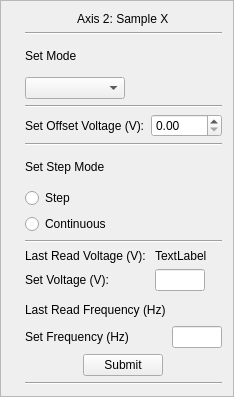
       <widget class="QFrame" name="frame_6">
        <property name="sizePolicy">
         <sizepolicy hsizetype="Minimum" vsizetype="Minimum">
          <horstretch>0</horstretch>
          <verstretch>0</verstretch>
         </sizepolicy>
        </property>
        <property name="frameShape">
         <enum>QFrame::StyledPanel</enum>
        </property>
        <property name="frameShadow">
         <enum>QFrame::Raised</enum>
        </property>
        <layout class="QGridLayout" name="gridLayout_5">
         <item row="9" column="5">
          <widget class="QRadioButton" name="radioButton_continous_3">
           <property name="text">
            <string>Continuous</string>
           </property>
          </widget>
         </item>
         <item row="3" column="5">
          <widget class="QComboBox" name="comboBox_setMode_3">
           <property name="enabled">
            <bool>true</bool>
           </property>
           <property name="maximumSize">
            <size>
             <width>100</width>
             <height>16777215</height>
            </size>
           </property>
          </widget>
         </item>
         <item row="8" column="5">
          <widget class="QRadioButton" name="radioButton_step_3">
           <property name="text">
            <string>Step</string>
           </property>
          </widget>
         </item>
         <item row="2" column="5">
          <widget class="QLabel" name="label_19">
           <property name="enabled">
            <bool>true</bool>
           </property>
           <property name="minimumSize">
            <size>
             <width>0</width>
             <height>30</height>
            </size>
           </property>
           <property name="text">
            <string>Set Mode</string>
           </property>
          </widget>
         </item>
         <item row="15" column="5">
          <widget class="Line" name="line_9">
           <property name="orientation">
            <enum>Qt::Horizontal</enum>
           </property>
          </widget>
         </item>
         <item row="12" column="2">
          <widget class="QLabel" name="label_20">
           <property name="minimumSize">
            <size>
             <width>0</width>
             <height>45</height>
            </size>
           </property>
           <property name="text">
            <string/>
           </property>
          </widget>
         </item>
         <item row="0" column="5" alignment="Qt::AlignHCenter">
          <widget class="QLabel" name="label_22">
           <property name="text">
            <string>Axis 2: Sample X</string>
           </property>
          </widget>
         </item>
         <item row="4" column="5">
          <widget class="Line" name="line_8">
           <property name="orientation">
            <enum>Qt::Horizontal</enum>
           </property>
          </widget>
         </item>
         <item row="7" column="5" alignment="Qt::AlignLeft|Qt::AlignBottom">
          <widget class="QLabel" name="label_23">
           <property name="minimumSize">
            <size>
             <width>0</width>
             <height>30</height>
            </size>
           </property>
           <property name="text">
            <string>Set Step Mode</string>
           </property>
          </widget>
         </item>
         <item row="1" column="5">
          <widget class="Line" name="line_7">
           <property name="orientation">
            <enum>Qt::Horizontal</enum>
           </property>
          </widget>
         </item>
         <item row="14" column="5" alignment="Qt::AlignHCenter">
          <widget class="QPushButton" name="pushButton_submitFreq_3">
           <property name="sizePolicy">
            <sizepolicy hsizetype="Fixed" vsizetype="Fixed">
             <horstretch>0</horstretch>
             <verstretch>0</verstretch>
            </sizepolicy>
           </property>
           <property name="minimumSize">
            <size>
             <width>50</width>
             <height>0</height>
            </size>
           </property>
           <property name="text">
            <string>Submit</string>
           </property>
          </widget>
         </item>
         <item row="5" column="5">
          <layout class="QFormLayout" name="formLayout_15">
           <item row="0" column="1">
            <widget class="QDoubleSpinBox" name="doubleSpinBox_offsetV_2">
             <property name="maximum">
              <double>140.000000000000000</double>
             </property>
             <property name="singleStep">
              <double>1.000000000000000</double>
             </property>
            </widget>
           </item>
           <item row="0" column="0">
            <widget class="QLabel" name="label_63">
             <property name="text">
              <string>Set Offset Voltage (V):</string>
             </property>
            </widget>
           </item>
          </layout>
         </item>
         <item row="6" column="5">
          <widget class="Line" name="line_10">
           <property name="orientation">
            <enum>Qt::Horizontal</enum>
           </property>
          </widget>
         </item>
         <item row="13" column="5">
          <layout class="QFormLayout" name="formLayout_3">
           <item row="0" column="0">
            <widget class="QLabel" name="label_13">
             <property name="minimumSize">
              <size>
               <width>0</width>
               <height>20</height>
              </size>
             </property>
             <property name="text">
              <string>Last Read Frequency (Hz)</string>
             </property>
            </widget>
           </item>
           <item row="1" column="0">
            <widget class="QLabel" name="label_14">
             <property name="text">
              <string>Set Frequency (Hz)</string>
             </property>
            </widget>
           </item>
           <item row="1" column="1">
            <widget class="QLineEdit" name="lineEdit_currentFreq_2">
             <property name="sizePolicy">
              <sizepolicy hsizetype="Fixed" vsizetype="Fixed">
               <horstretch>0</horstretch>
               <verstretch>0</verstretch>
              </sizepolicy>
             </property>
             <property name="maximumSize">
              <size>
               <width>50</width>
               <height>16777215</height>
              </size>
             </property>
            </widget>
           </item>
           <item row="0" column="1">
            <widget class="QLabel" name="label_currentFreq_2">
             <property name="sizePolicy">
              <sizepolicy hsizetype="Preferred" vsizetype="Preferred">
               <horstretch>0</horstretch>
               <verstretch>0</verstretch>
              </sizepolicy>
             </property>
             <property name="text">
              <string/>
             </property>
            </widget>
           </item>
          </layout>
         </item>
         <item row="12" column="5">
          <layout class="QFormLayout" name="formLayout_10">
           <item row="0" column="0">
            <widget class="QLabel" name="label_49">
             <property name="text">
              <string>Last Read Voltage (V): </string>
             </property>
            </widget>
           </item>
           <item row="1" column="0">
            <widget class="QLabel" name="label_54">
             <property name="text">
              <string>Set Voltage (V): </string>
             </property>
            </widget>
           </item>
           <item row="0" column="1">
            <widget class="QLabel" name="label_currentVolt_2">
             <property name="text">
              <string>TextLabel</string>
             </property>
            </widget>
           </item>
           <item row="1" column="1">
            <widget class="QLineEdit" name="lineEdit_setVolt_2">
             <property name="sizePolicy">
              <sizepolicy hsizetype="Fixed" vsizetype="Fixed">
               <horstretch>0</horstretch>
               <verstretch>0</verstretch>
              </sizepolicy>
             </property>
             <property name="maximumSize">
              <size>
               <width>50</width>
               <height>16777215</height>
              </size>
             </property>
            </widget>
           </item>
          </layout>
         </item>
         <item row="10" column="5">
          <widget class="Line" name="line">
           <property name="orientation">
            <enum>Qt::Horizontal</enum>
           </property>
          </widget>
         </item>
        </layout>
       </widget>
